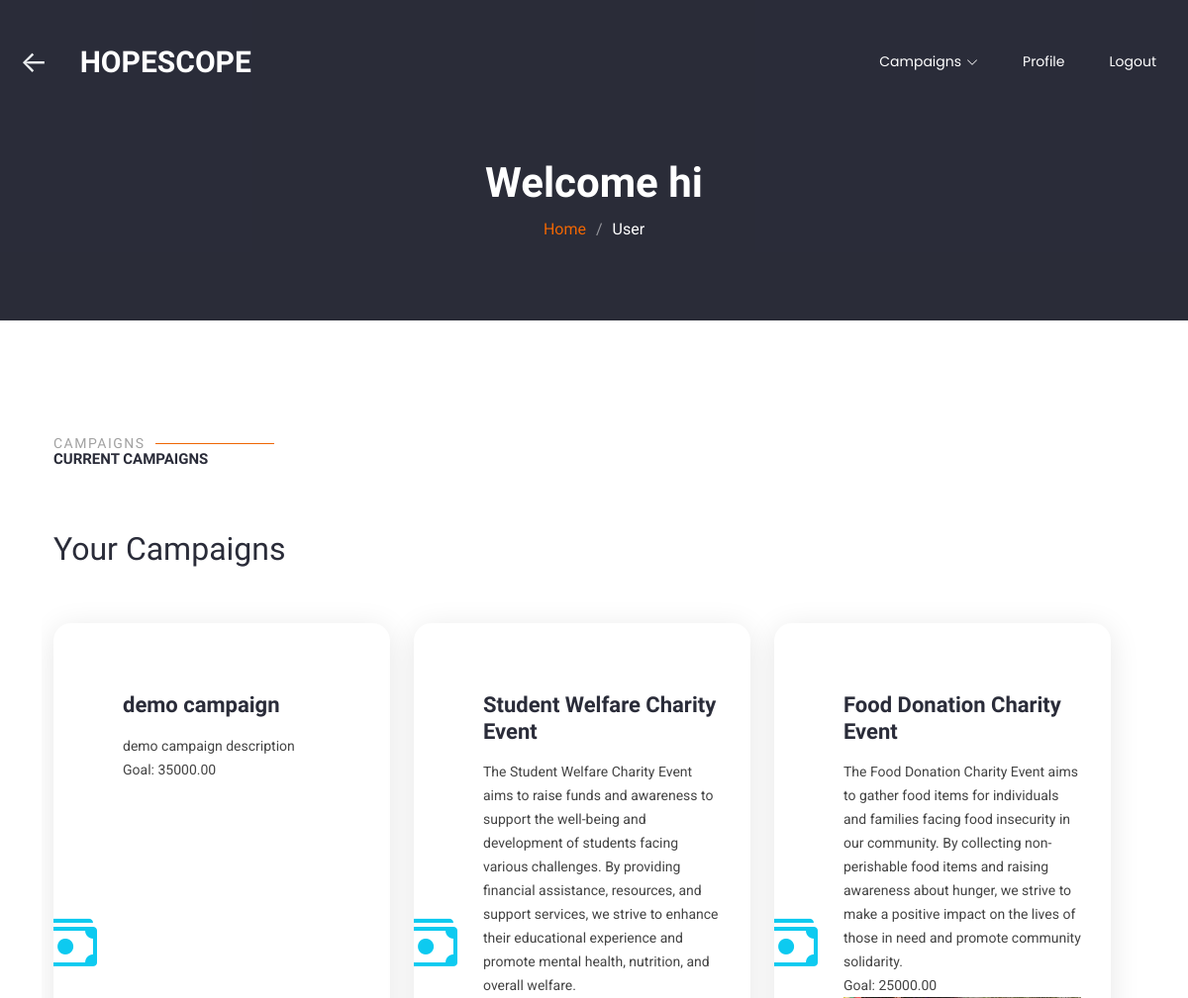
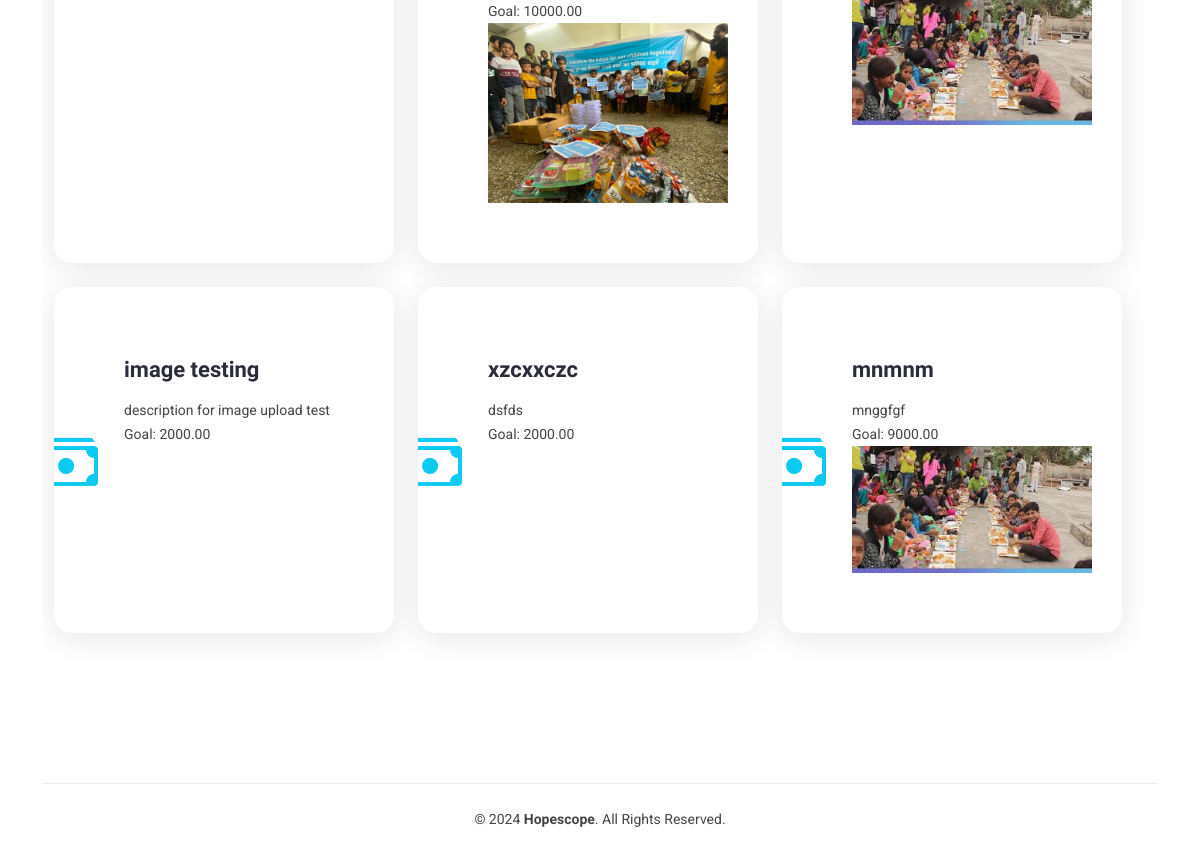
/dashboard/ (signed in), run on the app's committed database (2 pictures, top to bottom).
### myapp/models.py (models this page shows, shortened)
class Campaign(models.Model):
    title = models.CharField(max_length=200)
    description = models.TextField()
    goal_amount = models.DecimalField(max_digits=10, decimal_places=2)
    created_at = models.DateTimeField(auto_now_add=True)
    user = models.ForeignKey(User, on_delete=models.CASCADE)
    verified = models.BooleanField(default=False)
    image = models.ImageField(upload_to='campaign_images/', null=True, blank=True)  # Use ForeignKey for a many-to-one relationship

### myapp/views.py (the view)
# urls.py: path('dashboard/', views.dashboard, name='dashboard'),
@login_required
def dashboard(request):
    user = request.user
    try:
        profile = user.profile  # Assuming a one-to-one relationship between User and Profile
    except Profile.DoesNotExist:
        profile = None
    campaigns = Campaign.objects.filter(user=user) if profile else []
    context = {
        'user': user,
        'profile': profile,
        'campaigns': campaigns
    }
    return render(request, 'myapp/dashboard.html', context)

### myapp/templates/myapp/dashboard.html (shortened to what this page needs)
<!DOCTYPE html>
<html lang="en">
<head>
 {% load static %}
<link href="{% static 'vendor/bootstrap/css/bootstrap.min.css' %}" rel="stylesheet">
<link href="{% static 'vendor/bootstrap-icons/bootstrap-icons.css' %}" rel="stylesheet">
<link href="{% static 'vendor/aos/aos.css' %}" rel="stylesheet">
<link href="{% static 'vendor/animate.css/animate.min.css' %}" rel="stylesheet">
<link href="{% static 'vendor/glightbox/css/glightbox.min.css' %}" rel="stylesheet">
<link href="{% static 'vendor/swiper/swiper-bundle.min.css' %}" rel="stylesheet">
{% block styles %}
<link href="{% static 'css/main.css' %}" rel="stylesheet">
{% endblock %}
</head>
<body class="service-details-page">
  <header id="header" class="header d-flex align-items-center fixed-top">
    <div><button type="button" class="back-button" onclick="goBack()">&#8592;</button> </div>
    <div class="container-fluid container-xl position-relative d-flex align-items-center justify-content-between">
      <a href="{% url 'index' %}" class="logo d-flex align-items-center">
        <h1 class="sitename">HOPESCOPE</h1>
      </a>
      <nav id="navmenu" class="navmenu">
        <ul>
          <li class="dropdown"><a href="#"><span>Campaigns</span> <i class="bi bi-chevron-down toggle-dropdown"></i></a>
          </li>
          <li><a href="{% url 'profile' %}">Profile</a></li>
          <li><a href="{% url 'logout' %}">Logout</a></li>
        </ul>
      </nav>
    </div>
  </header>
  <main class="main">
    <div class="page-title dark-background">
      <div class="container position-relative">
        <h1>Welcome {{ user.username }}</h1>
        <nav class="breadcrumbs">
          <ol>
            <li><a href="{% url 'index' %}">Home</a></li>
            <li class="current">User</li>
          </ol>
        </nav>
      </div>
    </div>
    <section id="service-details" class="service-details section">
      <div class="container">
                <section id="services" class="services section">
                    <div class="container section-title" data-aos="fade-up">
                      <h2>Campaigns</h2>
                      <p>Current Campaigns</p>
                    </div>
                    <div class="container">
                      <div class="row gy-4">
                        <h2>Your Campaigns</h2>
                        <div class="row gy-4">
                            {% if campaigns %}
                                {% for campaign in campaigns %}
                                    <div class="col-lg-4 col-md-6" data-aos="fade-up" data-aos-delay="100">
                                        <div class="service-item position-relative">
                                            <div class="icon">
                                                <i class="bi bi-cash-stack" style="color: #0dcaf0;"></i>
                                            </div>
                                            <a href="{% url 'campaign_detail' campaign.id %}" class="stretched-link">
                                                <h3>{{ campaign.title }}</h3>
                                            </a>
                                            <p>{{ campaign.description }}</p>
                                            <p>Goal: {{ campaign.goal_amount }}</p>
                                            {% if campaign.image %}
                                                <img src="{{ campaign.image.url }}" alt="{{ campaign.title }} image" style="width: 100%; height: auto;">
                                            {% endif %}
                                        </div>
                                    </div>
                                {% endfor %}
                            {% else %}
                                <p>You have not created any campaigns.</p>
                            {% endif %}
                        </div>
  </main>
  <footer id="footer" class="footer">
    <div class="container">
      <div class="copyright">
        &copy; 2024 <strong><span>Hopescope</span></strong>. All Rights Reserved.
      </div>
    </div>
  </footer>
</body>
</html>

### myapp/templates/myapp/dashboard.html (style rules this page uses)
.back-button { background-color: transparent; border: none; color: #ebeef0; font-size: 30px; cursor: pointer; padding: 20px; transition: color 0.3s; }

### data on the page
Campaign: title "demo campaign", description "demo campaign description", goal_amount "35000.00"
Campaign: title "Student Welfare Charity Event", description "The Student Welfare Charity Event aims to raise funds and awareness to support the well-being and development of students facing various challenges. By providing financial assistance, resources, and support services, we strive to enhance their educational experience and promote mental health, nutrition, and overall welfare.", goal_amount "10000.00", image (picture)
Campaign: title "Food Donation Charity Event", description "The Food Donation Charity Event aims to gather food items for individuals and families facing food insecurity in our community. By collecting non-perishable food items and raising awareness about hunger, we strive to make a positive impact on the lives of those in need and promote community solidarity.", goal_amount "25000.00", image (picture)
Campaign: title "image testing", description "description for image upload test", goal_amount "2000.00"
Campaign: title "xzcxxczc", description "dsfds", goal_amount "2000.00"
Campaign: title "mnmnm", description "mnggfgf", goal_amount "9000.00", image (picture)

### other printed values
{{ user.username }} "hi"
